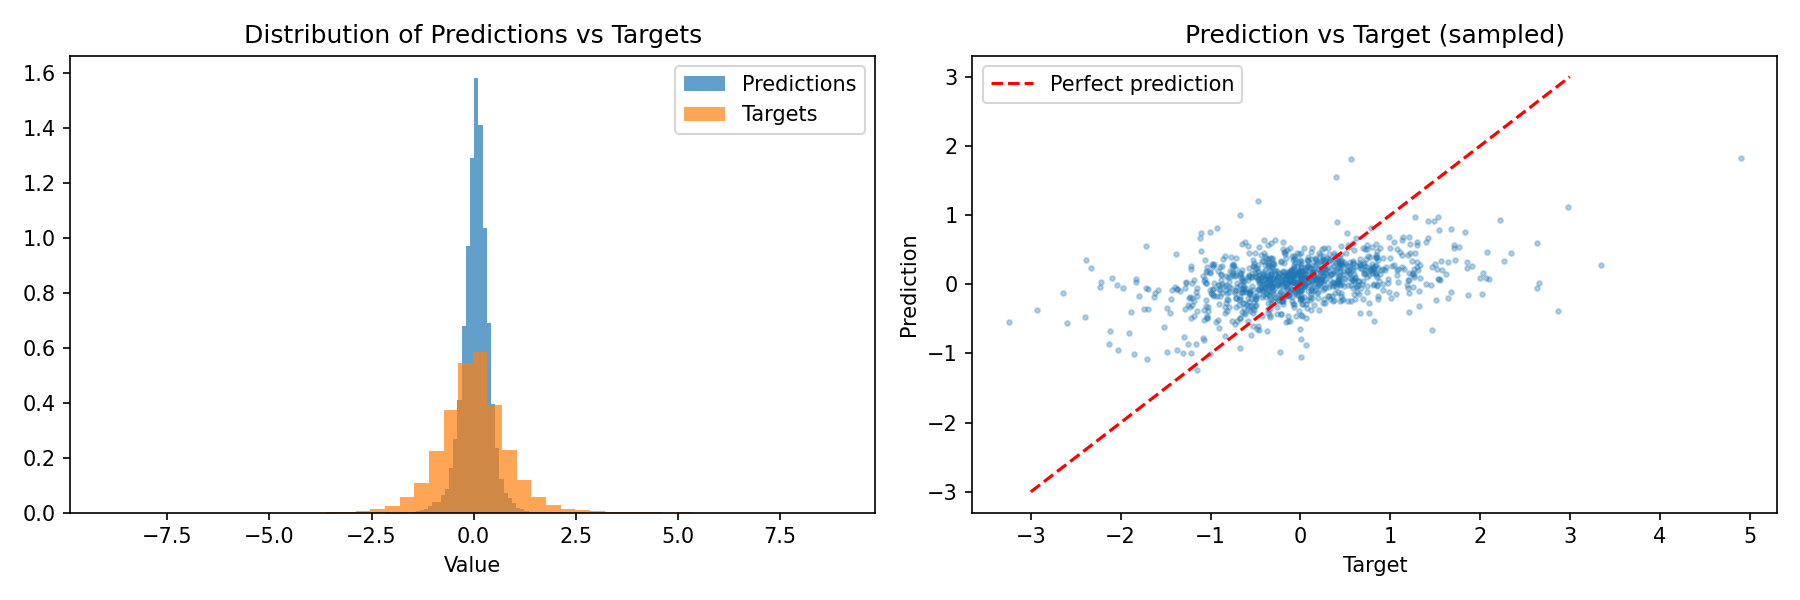

Source code (Python):
"""
Sanity Check: Is the model learning something meaningful?
- Are predictions varied or constant?
- Sign distribution
- Triangle consistency of errors
"""
import sys
import os

parent_dir = os.path.dirname(os.path.dirname(os.path.abspath(__file__)))
sys.path.insert(0, parent_dir)
os.chdir(parent_dir)

import random
import numpy as np
import torch
import matplotlib.pyplot as plt

from config import Config
from dataset import create_dataloaders, fully_connected_edge_index
from models import FXStrengthGNN
from train import Trainer


def set_seed(seed: int = 42):
    random.seed(seed)
    np.random.seed(seed)
    torch.manual_seed(seed)
    if torch.cuda.is_available():
        torch.cuda.manual_seed_all(seed)


def get_predictions(model, test_loader, edge_index, device):
    model.eval()
    all_preds, all_targets, all_ds = [], [], []

    with torch.no_grad():
        for xl, xm, yb in test_loader:
            xl, xm, yb = xl.to(device), xm.to(device), yb.to(device)
            rhat, ds, _, _ = model(xl, xm, edge_index)

            all_preds.append(rhat.cpu().numpy())
            all_targets.append(yb.cpu().numpy())
            all_ds.append(ds.cpu().numpy())

    return (np.concatenate(all_preds, axis=0),
            np.concatenate(all_targets, axis=0),
            np.concatenate(all_ds, axis=0))


def main():
    seed = 42
    set_seed(seed)

    device = "cuda" if torch.cuda.is_available() else "cpu"
    config = Config(seed=seed, epochs=30, batch_size=128, lr=3e-4)
    config.use_skip_connection = True
    config.use_layer_norm = True

    edge_index = fully_connected_edge_index(config.n_ccy).to(device)

    # Train
    print(">>> Training...")
    set_seed(seed)
    train_loader, test_loader = create_dataloaders(config, macro_mode="real")
    model = FXStrengthGNN(config)
    trainer = Trainer(model, config, device)
    trainer.train(train_loader, test_loader, edge_index, label="FULL")

    # Get predictions
    preds, targets, ds = get_predictions(model, test_loader, edge_index, device)
    ccys = config.ccys

    print("\n" + "=" * 70)
    print("SANITY CHECK")
    print("=" * 70)

    # 1. Prediction Distribution
    print("\n--- 1. Prediction Distribution ---")
    mask = np.ones(config.n_ccy, dtype=bool)
    mask[config.usd_idx] = False

    preds_flat = preds[:, mask].flatten()
    targets_flat = targets[:, mask].flatten()

    print(f"Predictions: mean={preds_flat.mean():.4f}, std={preds_flat.std():.4f}, "
          f"min={preds_flat.min():.4f}, max={preds_flat.max():.4f}")
    print(f"Targets:     mean={targets_flat.mean():.4f}, std={targets_flat.std():.4f}, "
          f"min={targets_flat.min():.4f}, max={targets_flat.max():.4f}")

    # Check if predictions are near-constant
    if preds_flat.std() < 0.01:
        print("⚠️ WARNING: Predictions are nearly constant!")
    else:
        print("✓ Predictions have reasonable variance")

    # 2. Sign Distribution
    print("\n--- 2. Sign Distribution ---")
    pred_positive = (preds_flat > 0).mean()
    pred_negative = (preds_flat < 0).mean()
    target_positive = (targets_flat > 0).mean()
    target_negative = (targets_flat < 0).mean()

    print(f"Predictions: {pred_positive*100:.1f}% positive, {pred_negative*100:.1f}% negative")
    print(f"Targets:     {target_positive*100:.1f}% positive, {target_negative*100:.1f}% negative")

    if abs(pred_positive - 0.5) > 0.3:
        print("⚠️ WARNING: Predictions are heavily biased to one sign!")
    else:
        print("✓ Sign distribution is reasonable")

    # 3. Per-currency sign distribution
    print("\n--- 3. Per-Currency Sign Distribution ---")
    print(f"{'Currency':<6} {'Pred+':>8} {'Pred-':>8} {'Target+':>8} {'Target-':>8}")
    print("-" * 40)

    for i, ccy in enumerate(ccys):
        if i == config.usd_idx:
            continue
        pred_i = preds[:, i]
        target_i = targets[:, i]

        print(f"{ccy:<6} {(pred_i > 0).mean()*100:>7.1f}% {(pred_i < 0).mean()*100:>7.1f}% "
              f"{(target_i > 0).mean()*100:>7.1f}% {(target_i < 0).mean()*100:>7.1f}%")

    # 4. Confusion Matrix for Direction
    print("\n--- 4. Direction Confusion Matrix ---")
    pred_sign = np.sign(preds_flat)
    target_sign = np.sign(targets_flat)

    tp = ((pred_sign > 0) & (target_sign > 0)).sum()
    tn = ((pred_sign < 0) & (target_sign < 0)).sum()
    fp = ((pred_sign > 0) & (target_sign < 0)).sum()
    fn = ((pred_sign < 0) & (target_sign > 0)).sum()

    total = tp + tn + fp + fn
    print(f"True Positive (both +):  {tp:>6} ({tp/total*100:.1f}%)")
    print(f"True Negative (both -):  {tn:>6} ({tn/total*100:.1f}%)")
    print(f"False Positive (pred+, target-): {fp:>6} ({fp/total*100:.1f}%)")
    print(f"False Negative (pred-, target+): {fn:>6} ({fn/total*100:.1f}%)")
    print(f"Accuracy: {(tp+tn)/total*100:.1f}%")

    # 5. Triangle Consistency Analysis
    print("\n--- 5. Triangle Consistency ---")
    # For currency strength ds, triangle should sum to 0: ds_i - ds_j + ds_j - ds_k + ds_k - ds_i = 0
    # But let's check if errors are correlated across related pairs

    # Check if when we're wrong about EUR/USD, are we also wrong about GBP/USD?
    print("\nCorrelation of errors across currencies:")

    errors = preds - targets  # [T, N]
    error_corr = np.corrcoef(errors[:, mask].T)

    ccy_names = [c for i, c in enumerate(ccys) if i != config.usd_idx]
    print(f"\n{'':>6}", end="")
    for c in ccy_names[:5]:  # Show first 5
        print(f"{c:>8}", end="")
    print()

    for i, c1 in enumerate(ccy_names[:5]):
        print(f"{c1:<6}", end="")
        for j in range(5):
            print(f"{error_corr[i,j]:>8.2f}", end="")
        print()

    # 6. Persistent Errors
    print("\n--- 6. Persistent Error Analysis ---")
    # Are there samples that are ALWAYS predicted wrong?
    wrong_mask = (np.sign(preds) != np.sign(targets))  # [T, N]

    # Per-sample: how many currencies wrong?
    wrong_per_sample = wrong_mask[:, mask].sum(axis=1)

    print(f"Samples with 0 wrong currencies: {(wrong_per_sample == 0).sum()}")
    print(f"Samples with 1-3 wrong currencies: {((wrong_per_sample >= 1) & (wrong_per_sample <= 3)).sum()}")
    print(f"Samples with 4-6 wrong currencies: {((wrong_per_sample >= 4) & (wrong_per_sample <= 6)).sum()}")
    print(f"Samples with 7+ wrong currencies: {(wrong_per_sample >= 7).sum()}")

    # Per-currency: how often wrong?
    print("\nPer-currency wrong rate:")
    for i, ccy in enumerate(ccys):
        if i == config.usd_idx:
            continue
        wrong_rate = wrong_mask[:, i].mean()
        print(f"  {ccy}: {wrong_rate*100:.1f}% wrong")

    # 7. Histogram of predictions
    fig, axes = plt.subplots(1, 2, figsize=(12, 4))

    axes[0].hist(preds_flat, bins=50, alpha=0.7, label='Predictions', density=True)
    axes[0].hist(targets_flat, bins=50, alpha=0.7, label='Targets', density=True)
    axes[0].set_title('Distribution of Predictions vs Targets')
    axes[0].legend()
    axes[0].set_xlabel('Value')

    # Scatter plot
    sample_idx = np.random.choice(len(preds_flat), min(1000, len(preds_flat)), replace=False)
    axes[1].scatter(targets_flat[sample_idx], preds_flat[sample_idx], alpha=0.3, s=5)
    axes[1].plot([-3, 3], [-3, 3], 'r--', label='Perfect prediction')
    axes[1].set_xlabel('Target')
    axes[1].set_ylabel('Prediction')
    axes[1].set_title('Prediction vs Target (sampled)')
    axes[1].legend()

    plt.tight_layout()
    plt.savefig('exp3_error_analysis/sanity_check.png', dpi=150)
    print("\nPlot saved to exp3_error_analysis/sanity_check.png")


if __name__ == "__main__":
    main()
